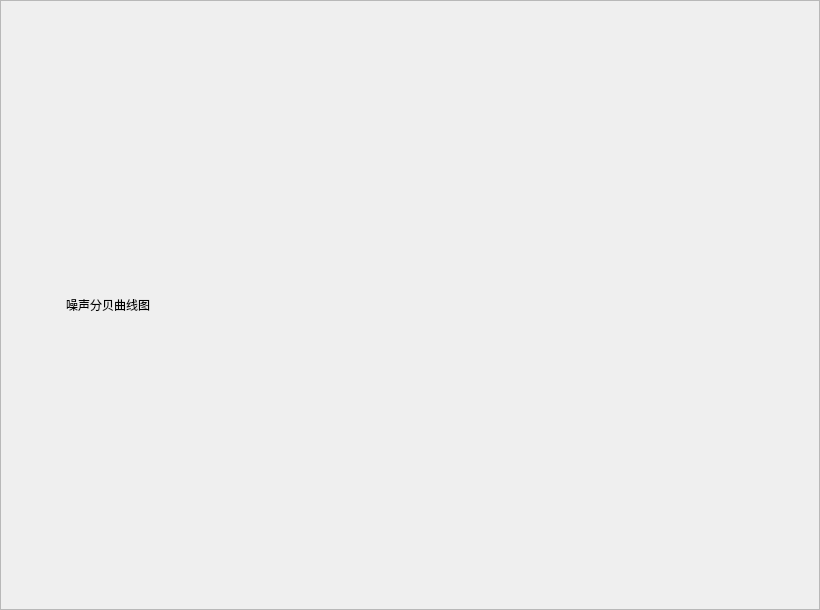
<?xml version="1.0" encoding="UTF-8"?>
<ui version="4.0">
 <class>hfNoiseDisplay</class>
 <widget class="QFrame" name="hfNoiseDisplay">
  <property name="geometry">
   <rect>
    <x>0</x>
    <y>0</y>
    <width>820</width>
    <height>610</height>
   </rect>
  </property>
  <property name="windowTitle">
   <string>Frame</string>
  </property>
  <property name="frameShape">
   <enum>QFrame::StyledPanel</enum>
  </property>
  <property name="frameShadow">
   <enum>QFrame::Raised</enum>
  </property>
  <layout class="QVBoxLayout" name="verticalLayout_2">
   <item>
    <layout class="QVBoxLayout" name="verticalLayout">
     <item>
      <layout class="QHBoxLayout" name="horizontalLayout">
       <item>
        <widget class="QLabel" name="noise_icon">
         <property name="minimumSize">
          <size>
           <width>48</width>
           <height>42</height>
          </size>
         </property>
         <property name="maximumSize">
          <size>
           <width>48</width>
           <height>42</height>
          </size>
         </property>
         <property name="text">
          <string/>
         </property>
        </widget>
       </item>
       <item>
        <widget class="QLabel" name="noise_display_hint">
         <property name="font">
          <font>
           <family>黑体</family>
          </font>
         </property>
         <property name="text">
          <string>噪声分贝曲线图</string>
         </property>
        </widget>
       </item>
       <item>
        <widget class="QLabel" name="set">
         <property name="minimumSize">
          <size>
           <width>35</width>
           <height>33</height>
          </size>
         </property>
         <property name="maximumSize">
          <size>
           <width>35</width>
           <height>33</height>
          </size>
         </property>
         <property name="text">
          <string/>
         </property>
        </widget>
       </item>
      </layout>
     </item>
    </layout>
   </item>
  </layout>
 </widget>
 <resources/>
 <connections/>
</ui>
